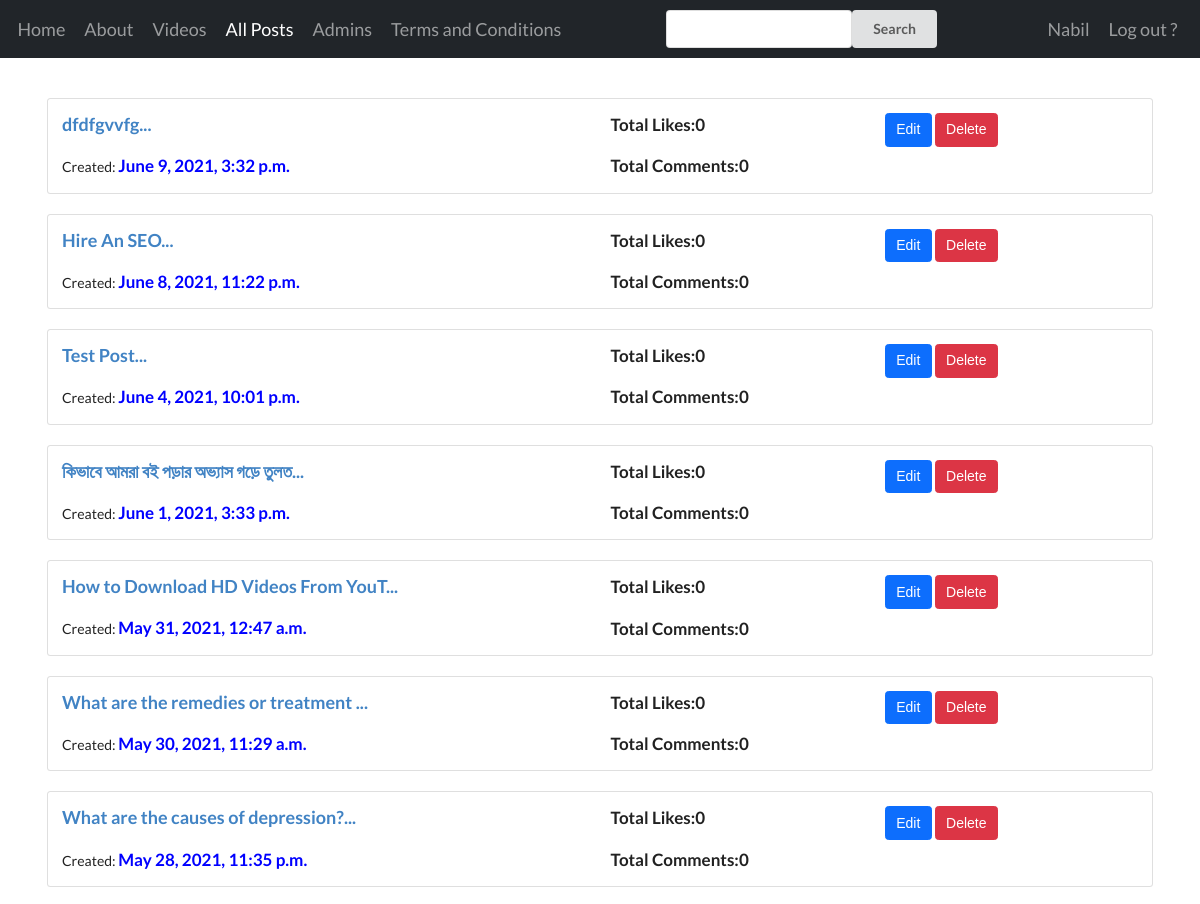
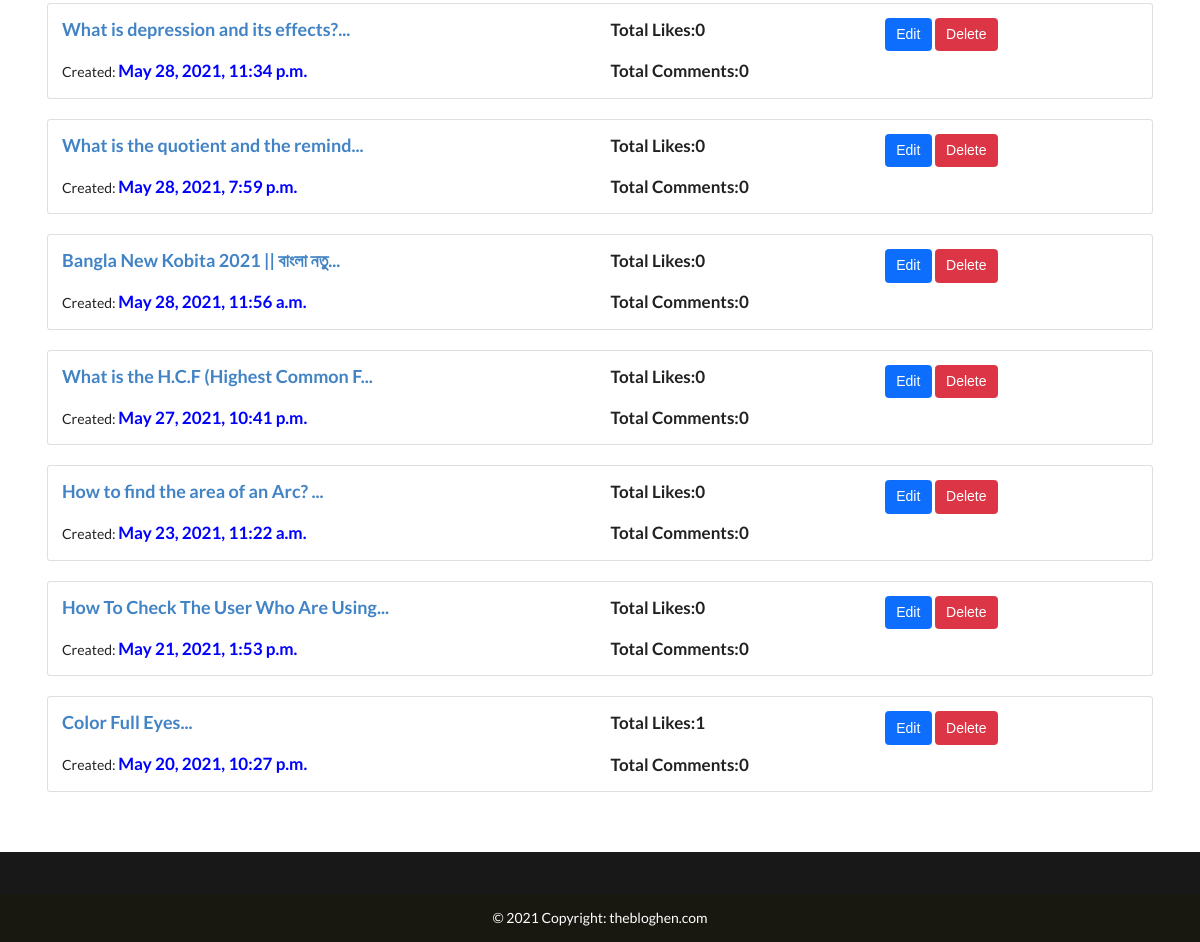
Page /allposts/ (signed in) on the committed database (2 pictures, top to bottom).
### gallary/models.py (models this page shows, shortened)
class images(models.Model):
    title = models.CharField(max_length=350)
    content = RichTextField(blank=True)
    image = models.ImageField(upload_to = 'gallary', validators=[FileExtensionValidator(['png','jpg','jpeg'])],blank = True)
    image1 = models.ImageField(upload_to = 'gallary', validators=[FileExtensionValidator(['png','jpg','jpeg'])],blank = True)
    image2 = models.ImageField(upload_to = 'gallary', validators=[FileExtensionValidator(['png','jpg','jpeg'])],blank = True)
    image3 = models.ImageField(upload_to = 'gallary', validators=[FileExtensionValidator(['png','jpg','jpeg'])],blank = True)
    subCat = models.CharField(blank=True,max_length=400)
    updated = models.DateTimeField(auto_now=True)
    created = models.DateTimeField(auto_now_add=True)
    liked = models.ManyToManyField(User,default=None,related_name='likes',blank=True)
    category  = models.ManyToManyField(Catagory,default=None,related_name='catagory',blank=False,)
    def num_likes(self):
        return self.liked.all().count()
    def CommentCount(self):
        return self.comment_set.all().count()
    class Meta:
        ordering = ['-created']

### gallary/decorators.py (the view)
        def wrapper_func(request,*args,**kwargs):
            group =None
            if request.user.groups.exists():
                group = request.user.groups.all()[0].name
            if group in allowed_roles:
                return view_func(request,*args,**kwargs)
            else:
                return HttpResponse('You Are Not Authorized to This Page')

### gallary/views.py (called while the page is built)
@allowed_user(allowed_roles=['admin'])
def allposts(request):
    allPosts = images.objects.all()
    myfilter = PostFilter(request.GET, allPosts)
    allPosts = myfilter.qs
    context = {
        'allPosts':allPosts,
        'myfilter':myfilter
    }
    return render(request,'allpost.html',context)

### gallary/templates/allpost.html (shortened to what this page needs)
{% extends 'base.html' %}
 {% block content %}
 {% for post in allPosts %}
<div class="card">
  <div class="card-body">
    <div class="row">
      <div class="col-sm-6">
        <a href="{% url 'post-reading' post.id post.title|slugify %}"><h3>{{post.title|slice:35}}...</h3></a>
        <br>
        Created:
        <span style="font-size: 17px; font-weight: bold; color: blue"
          >{{post.created}}</span
        >
      </div>
      <div class="col-sm-3">
        <p style="font-weight: bold;font-size: 17px;">Total Likes:{{post.num_likes}}</p>
        <p style="font-weight: bold;font-size: 17px;">Total Comments:{{post.CommentCount}}</p>
      </div>
      <div class="col-sm-3">
        <a href="{% url 'update-post' post.id%}"><button class="btn btn-primary">Edit</button></a>
        <a href="{% url 'delete-post' post.id %}"><button class="btn btn-danger">Delete</button></a>
      </div>
    </div>
  </div>
</div>
<br />
{% endfor %} {% endblock content %}

### templates/main/newnavbar.html (shortened to what this page needs)
{% url 'newsfeed' as path_to_newsfeed %}
{% url 'my-videos' as path_to_allvideos %}
{% url 'terms-and-condition' as path_to_terms %}
{% url 'about' as path_to_about %}
{% url 'admin-and-users' as path_to_admin %}
{% url 'all-post' as path_to_allposts %}
{% url 'account_login' as path_to_login %}
{% url 'account_logout' as path_to_logout %}
<nav class="navbar navbar-expand-lg nnavbar navbar navbar-dark bg-dark" >
  <div class="container-fluid">
    <div class="collapse navbar-collapse" id="navbarSupportedContent">
      <ul class="navbar-nav me-auto mb-2 mb-lg-0">
        <li class="nav-item">
          <a class="nav-link {% if request.path == path_to_newsfeed %}active{%endif%}" aria-current="page" href="{% url 'newsfeed' %}">Home</a>
        </li>
        <li class="nav-item">
          <a     class="nav-link {% if request.path == path_to_about %}active{%endif%}"  href="{% url 'about' %}">About</a>
        </li>
        {% if request.user.is_staff %}
        <li class="nav-item">
          <a     class="nav-link {% if request.path == path_to_allvideos %}active{%endif%}" href="{% url 'my-videos' %}">Videos</a>
        </li>
        {% endif %}
        <li class="nav-item">
          {% if request.user.is_staff %}
          <a     class="nav-link {% if request.path == path_to_allposts %}active{%endif%}" href="{% url 'all-post' %}">
            All Posts
          </a>
          {% endif %}
        </li>
        <li class="nav-item">
          {% if request.user.is_staff %}
          <a     class="nav-link {% if request.path == path_to_admin %}active{%endif%}" href="{% url 'admin-and-users' %}" class="item">
            Admins
          </a>
          {% endif %}
        </li>
        <li class="nav-item">
          <a class="nav-link {% if request.path == path_to_terms %}active{%endif%}" href="{% url 'terms-and-condition' %}">Terms and Conditions</a>
        </li>
        </ul>
      {% if request.path == path_to_about or  request.path == path_to_allvideos or request.path == path_to_terms%}
      {% elif request.path == path_to_allposts%}
      <form id="seacrchForm"  class="d-flex searchBox ui input" method="GET">
          {{myfilter.form.title}}
          <button class="ui button" type="submit">Search</button>
      </form>
      {% else %}
      <form id="seacrchForm"  class="d-flex searchBox ui input" method="GET"
      action="{% url 'newsfeed' %}">
          {{myfilter.form.title}}
          <button class="ui button" type="submit">Search</button>
      </form>
      {% endif %}
      <ul class="nav navbar-nav navbar-right ">
        {% if request.user.is_authenticated %}
          <li class="nav-link">{{request.user}} </li>
        <a href="{% url 'account_logout' %}"  class="nav-link {% if request.path == path_to_logout %}active{%endif%}">
         Log out ?
         </a>
         {% else %}
         <a href="{% url 'account_login' %}?next={{request.path}}" class="nav-link {% if request.path == path_to_login %}active{%endif%}">
         Login
         {% endif %}
        </ul>
    </div>
  </div>
</nav>
<br>
<br>

### templates/main/newnavbar.html (style rules this page uses)
.searchBox { margin-right: 100px; }
.navbar { padding: 10px 0px 10px 0px; }
.nav-link { font-size: large; margin-right: 5px; }

### rows in the picture
images: title "dfdfgvvfg", created "June 9, 2021, 3:32 p.m.", num_likes "0", CommentCount "0"
images: title "Hire An SEO", created "June 8, 2021, 11:22 p.m.", num_likes "0", CommentCount "0"
images: title "Test Post", created "June 4, 2021, 10:01 p.m.", num_likes "0", CommentCount "0"
images: title "কিভাবে আমরা বই পড়ার অভ্যাস গড়ে তুলত", created "June 1, 2021, 3:33 p.m.", num_likes "0", CommentCount "0"
images: title "How to Download HD Videos From YouT", created "May 31, 2021, 12:47 a.m.", num_likes "0", CommentCount "0"
images: title "What are the remedies or treatment", created "May 30, 2021, 11:29 a.m.", num_likes "0", CommentCount "0"
images: title "What are the causes of depression?", created "May 28, 2021, 11:35 p.m.", num_likes "0", CommentCount "0"
images: title "What is depression and its effects?", created "May 28, 2021, 11:34 p.m.", num_likes "0", CommentCount "0"
images: title "What is the quotient and the remind", created "May 28, 2021, 7:59 p.m.", num_likes "0", CommentCount "0"
images: title "Bangla New Kobita 2021 || বাংলা নতু", created "May 28, 2021, 11:56 a.m.", num_likes "0", CommentCount "0"
images: title "What is the H.C.F (Highest Common F", created "May 27, 2021, 10:41 p.m.", num_likes "0", CommentCount "0"
images: title "How to find the area of an Arc?", created "May 23, 2021, 11:22 a.m.", num_likes "0", CommentCount "0"
images: title "How To Check The User Who Are Using", created "May 21, 2021, 1:53 p.m.", num_likes "0", CommentCount "0"
images: title "Color Full Eyes", created "May 20, 2021, 10:27 p.m.", num_likes "1", CommentCount "0"

### other values in the picture
{{ request.user }} "Nabil"
